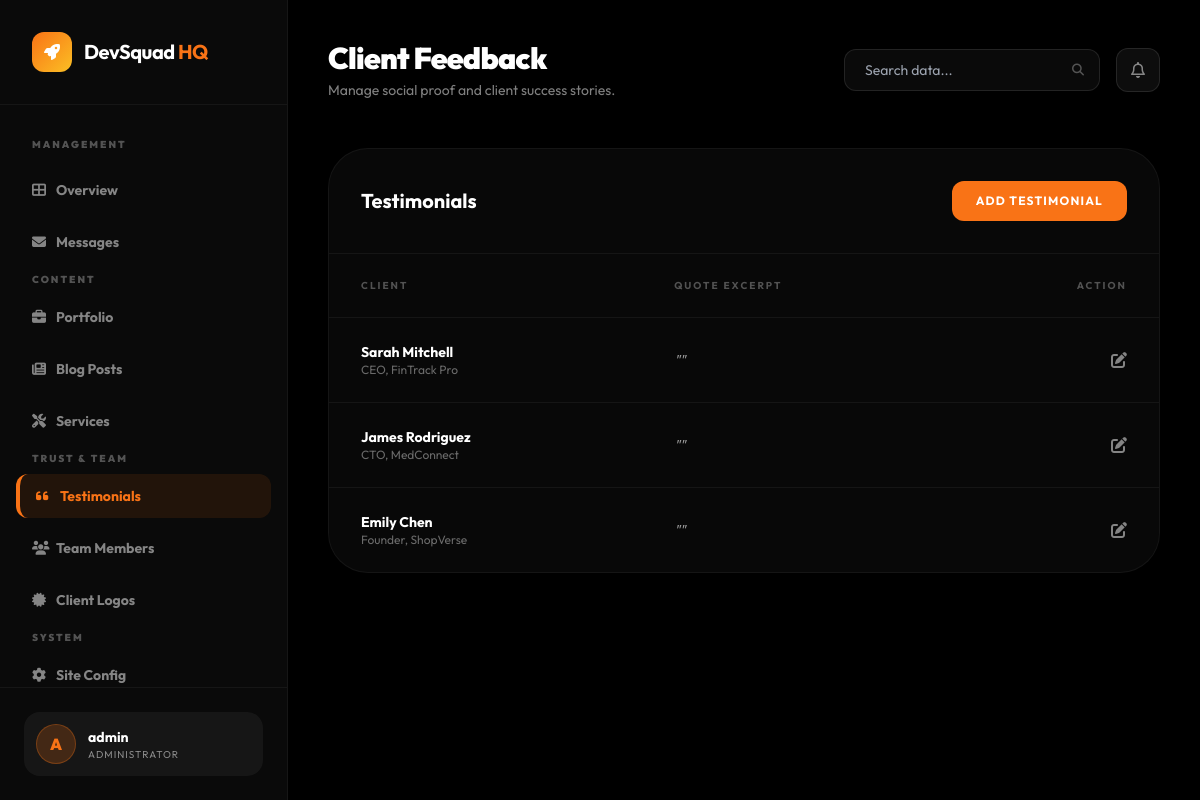
/management/testimonials/ (signed in), run on an earlier commit of the app's database.
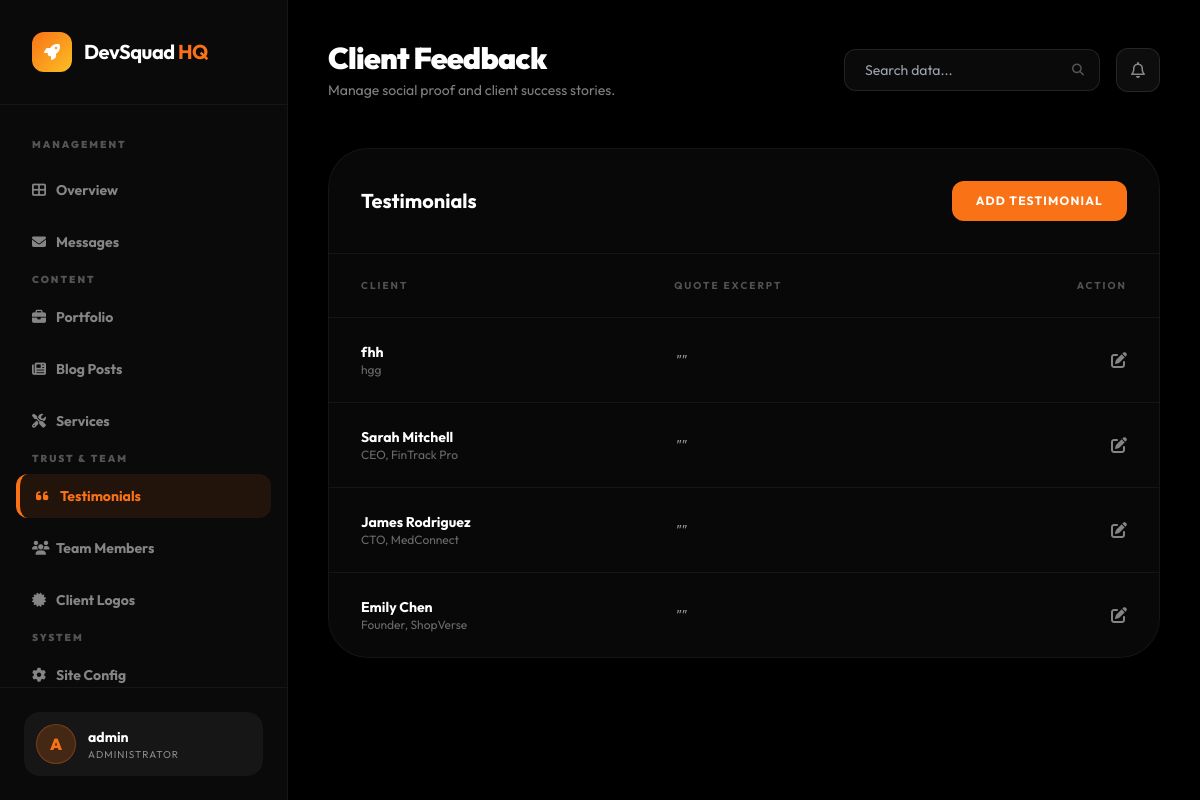
And on a later commit of the database.
### devsqaud/models.py (models this page shows, shortened)
class Testimonial(models.Model):
    client_name = models.CharField(max_length=100)
    client_role = models.CharField(max_length=200, help_text="e.g. 'CEO, TechCorp'")
    feedback = models.TextField()
    is_featured = models.BooleanField(default=False, help_text="Show on home page")
    order = models.IntegerField(default=0)
    class Meta:
        ordering = ['order']

### devsqaud/views_dashboard.py (the view)
# urls.py: path('management/testimonials/', views_dashboard.dashboard_testimonials, name='dashboard_testimonials'),
@staff_member_required
def dashboard_testimonials(request):
    testimonials = Testimonial.objects.all()
    context = {
        'testimonials': testimonials,
        'active_page': 'testimonials',
    }
    return render(request, 'dashboard/testimonials_list.html', context)

### devsqaud/context_processors.py (called while the page is built)
def site_config_context(request):
    return {
        'site': SiteConfig.load(),
    }

### devsqaud/models.py (called while the page is built)
    @classmethod
    def load(cls):
        obj, _ = cls.objects.get_or_create(pk=1)
        return obj

### templates/dashboard/testimonials_list.html (shortened to what this page needs)
{% extends 'dashboard/base.html' %}
{% block header_title %}Client Feedback{% endblock %}
{% block header_subtitle %}Manage social proof and client success stories.{% endblock %}
{% block dashboard_content %}
<div class="glass-card rounded-[40px] border-white/5 overflow-hidden">
    <div class="p-8 border-b border-white/5 flex items-center justify-between">
        <h3 class="text-xl font-bold">Testimonials</h3>
        <a href="{% url 'content_add' 'testimonial' %}" class="px-6 py-3 bg-sunset-orange text-white text-xs font-bold uppercase tracking-widest rounded-xl">Add Testimonial</a>
    </div>
    <div class="overflow-x-auto">
        <table class="w-full text-left">
            <thead>
                <tr class="text-[10px] font-black uppercase tracking-[0.2em] text-white/30 border-b border-white/5">
                    <th class="px-8 py-6">Client</th>
                    <th class="px-8 py-6">Quote Excerpt</th>
                    <th class="px-8 py-6 text-right">Action</th>
                </tr>
            </thead>
            <tbody class="divide-y divide-white/5">
                {% for t in testimonials %}
                <tr class="group hover:bg-white/[0.02]">
                    <td class="px-8 py-6">
                        <p class="text-sm font-bold">{{ t.client_name }}</p>
                        <p class="text-xs text-white/40">{{ t.client_role }}</p>
                    </td>
                    <td class="px-8 py-6 text-sm text-white/60 italic">"{{ t.quote|truncatechars:50 }}"</td>
                    <td class="px-8 py-6 text-right"><a href="{% url 'content_edit' 'testimonial' t.pk %}" class="text-white/50 hover:text-sunset-orange"><i class="fas fa-edit"></i></a></td>
                </tr>
                {% endfor %}
            </tbody>
        </table>
    </div>
</div>
{% endblock %}

What changed in the data, as far as the page shows it:
added Testimonial: client_name "fhh", client_role "hgg"
